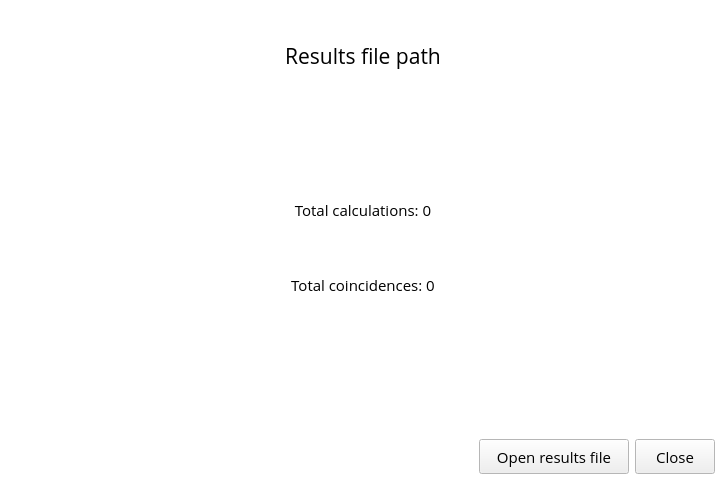
<?xml version="1.0" encoding="UTF-8"?>
<ui version="4.0">
 <class>CalculationResults</class>
 <widget class="QWidget" name="CalculationResults">
  <property name="geometry">
   <rect>
    <x>0</x>
    <y>0</y>
    <width>726</width>
    <height>485</height>
   </rect>
  </property>
  <property name="palette">
   <palette>
    <active>
     <colorrole role="Base">
      <brush brushstyle="SolidPattern">
       <color alpha="255">
        <red>255</red>
        <green>255</green>
        <blue>255</blue>
       </color>
      </brush>
     </colorrole>
     <colorrole role="Window">
      <brush brushstyle="SolidPattern">
       <color alpha="255">
        <red>255</red>
        <green>255</green>
        <blue>255</blue>
       </color>
      </brush>
     </colorrole>
    </active>
    <inactive>
     <colorrole role="Base">
      <brush brushstyle="SolidPattern">
       <color alpha="255">
        <red>255</red>
        <green>255</green>
        <blue>255</blue>
       </color>
      </brush>
     </colorrole>
     <colorrole role="Window">
      <brush brushstyle="SolidPattern">
       <color alpha="255">
        <red>255</red>
        <green>255</green>
        <blue>255</blue>
       </color>
      </brush>
     </colorrole>
    </inactive>
    <disabled>
     <colorrole role="Base">
      <brush brushstyle="SolidPattern">
       <color alpha="255">
        <red>255</red>
        <green>255</green>
        <blue>255</blue>
       </color>
      </brush>
     </colorrole>
     <colorrole role="Window">
      <brush brushstyle="SolidPattern">
       <color alpha="255">
        <red>255</red>
        <green>255</green>
        <blue>255</blue>
       </color>
      </brush>
     </colorrole>
    </disabled>
   </palette>
  </property>
  <property name="font">
   <font>
    <family>Open Sans</family>
    <pointsize>11</pointsize>
    <stylestrategy>PreferAntialias</stylestrategy>
   </font>
  </property>
  <property name="windowTitle">
   <string>Form</string>
  </property>
  <layout class="QGridLayout" name="gridLayout">
   <item row="0" column="2">
    <spacer name="verticalSpacer_3">
     <property name="orientation">
      <enum>Qt::Vertical</enum>
     </property>
     <property name="sizeHint" stdset="0">
      <size>
       <width>20</width>
       <height>16</height>
      </size>
     </property>
    </spacer>
   </item>
   <item row="1" column="0" colspan="3">
    <widget class="QLabel" name="labelFile">
     <property name="font">
      <font>
       <pointsize>16</pointsize>
      </font>
     </property>
     <property name="text">
      <string>Results file path</string>
     </property>
     <property name="alignment">
      <set>Qt::AlignCenter</set>
     </property>
    </widget>
   </item>
   <item row="2" column="2">
    <spacer name="verticalSpacer_2">
     <property name="orientation">
      <enum>Qt::Vertical</enum>
     </property>
     <property name="sizeHint" stdset="0">
      <size>
       <width>20</width>
       <height>113</height>
      </size>
     </property>
    </spacer>
   </item>
   <item row="3" column="0" colspan="3">
    <widget class="QLabel" name="labelCalculations">
     <property name="minimumSize">
      <size>
       <width>0</width>
       <height>40</height>
      </size>
     </property>
     <property name="font">
      <font>
       <pointsize>11</pointsize>
      </font>
     </property>
     <property name="text">
      <string>Total calculations: 0</string>
     </property>
     <property name="alignment">
      <set>Qt::AlignCenter</set>
     </property>
    </widget>
   </item>
   <item row="4" column="2">
    <spacer name="verticalSpacer_4">
     <property name="orientation">
      <enum>Qt::Vertical</enum>
     </property>
     <property name="sizeHint" stdset="0">
      <size>
       <width>20</width>
       <height>16</height>
      </size>
     </property>
    </spacer>
   </item>
   <item row="5" column="0" colspan="3">
    <widget class="QLabel" name="labelCoincidences">
     <property name="minimumSize">
      <size>
       <width>0</width>
       <height>40</height>
      </size>
     </property>
     <property name="font">
      <font>
       <pointsize>11</pointsize>
      </font>
     </property>
     <property name="text">
      <string>Total coincidences: 0</string>
     </property>
     <property name="alignment">
      <set>Qt::AlignCenter</set>
     </property>
    </widget>
   </item>
   <item row="6" column="2">
    <spacer name="verticalSpacer">
     <property name="orientation">
      <enum>Qt::Vertical</enum>
     </property>
     <property name="sizeHint" stdset="0">
      <size>
       <width>20</width>
       <height>128</height>
      </size>
     </property>
    </spacer>
   </item>
   <item row="7" column="0">
    <spacer name="horizontalSpacer">
     <property name="orientation">
      <enum>Qt::Horizontal</enum>
     </property>
     <property name="sizeHint" stdset="0">
      <size>
       <width>463</width>
       <height>28</height>
      </size>
     </property>
    </spacer>
   </item>
   <item row="7" column="1">
    <widget class="SButton" name="buttonOpenResults">
     <property name="minimumSize">
      <size>
       <width>150</width>
       <height>35</height>
      </size>
     </property>
     <property name="maximumSize">
      <size>
       <width>150</width>
       <height>35</height>
      </size>
     </property>
     <property name="font">
      <font>
       <pointsize>11</pointsize>
      </font>
     </property>
     <property name="text">
      <string>Open results file</string>
     </property>
    </widget>
   </item>
   <item row="7" column="2">
    <widget class="SButton" name="buttonClose">
     <property name="minimumSize">
      <size>
       <width>80</width>
       <height>35</height>
      </size>
     </property>
     <property name="maximumSize">
      <size>
       <width>80</width>
       <height>35</height>
      </size>
     </property>
     <property name="font">
      <font>
       <pointsize>11</pointsize>
      </font>
     </property>
     <property name="text">
      <string>Close</string>
     </property>
    </widget>
   </item>
  </layout>
 </widget>
 <customwidgets>
  <customwidget>
   <class>SButton</class>
   <extends>QPushButton</extends>
   <header>suil_button.h</header>
  </customwidget>
 </customwidgets>
 <resources/>
 <connections/>
</ui>
